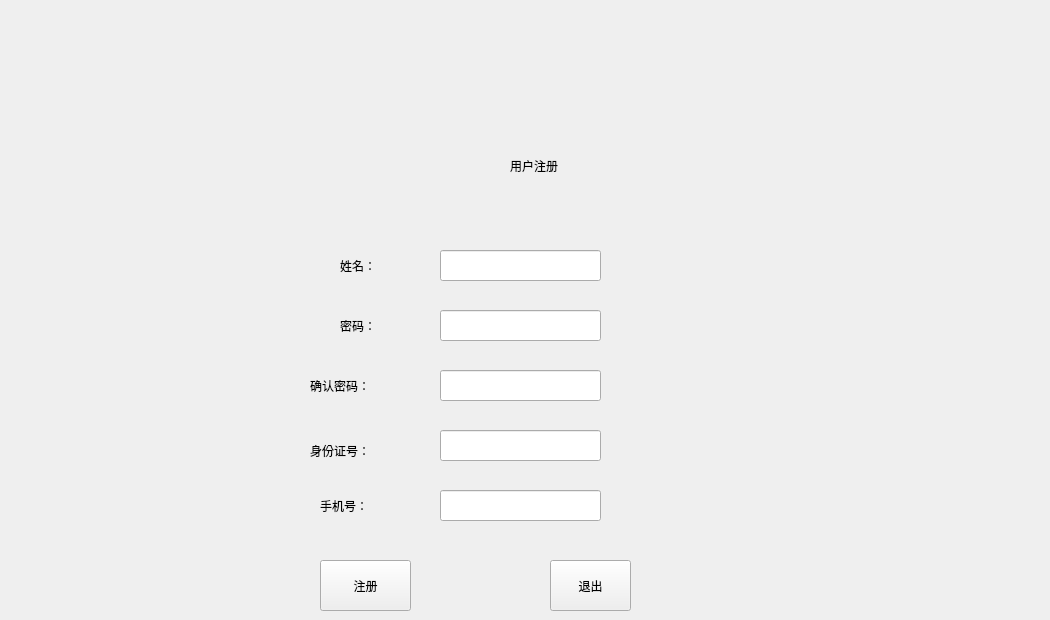
   <widget class="QWidget" name="signupwindow">
    <widget class="QLabel" name="label_4">
     <property name="geometry">
      <rect>
       <x>510</x>
       <y>130</y>
       <width>181</width>
       <height>71</height>
      </rect>
     </property>
     <property name="styleSheet">
      <string notr="true">font: 22pt &quot;微软雅黑&quot;;</string>
     </property>
     <property name="text">
      <string>用户注册</string>
     </property>
    </widget>
    <widget class="QLabel" name="label_17">
     <property name="geometry">
      <rect>
       <x>340</x>
       <y>250</y>
       <width>71</width>
       <height>31</height>
      </rect>
     </property>
     <property name="styleSheet">
      <string notr="true">font: 9pt &quot;微软雅黑&quot;;</string>
     </property>
     <property name="text">
      <string>姓名：</string>
     </property>
    </widget>
    <widget class="QLabel" name="label_18">
     <property name="geometry">
      <rect>
       <x>340</x>
       <y>310</y>
       <width>61</width>
       <height>31</height>
      </rect>
     </property>
     <property name="styleSheet">
      <string notr="true">font: 9pt &quot;微软雅黑&quot;;</string>
     </property>
     <property name="text">
      <string>密码：</string>
     </property>
    </widget>
    <widget class="QLabel" name="label_19">
     <property name="geometry">
      <rect>
       <x>310</x>
       <y>370</y>
       <width>71</width>
       <height>31</height>
      </rect>
     </property>
     <property name="styleSheet">
      <string notr="true">font: 9pt &quot;微软雅黑&quot;;</string>
     </property>
     <property name="text">
      <string>确认密码：</string>
     </property>
    </widget>
    <widget class="QLabel" name="label_20">
     <property name="geometry">
      <rect>
       <x>310</x>
       <y>430</y>
       <width>71</width>
       <height>41</height>
      </rect>
     </property>
     <property name="styleSheet">
      <string notr="true">font: 9pt &quot;微软雅黑&quot;;</string>
     </property>
     <property name="text">
      <string>身份证号：</string>
     </property>
    </widget>
    <widget class="QLabel" name="label_21">
     <property name="geometry">
      <rect>
       <x>320</x>
       <y>490</y>
       <width>71</width>
       <height>31</height>
      </rect>
     </property>
     <property name="styleSheet">
      <string notr="true">font: 9pt &quot;微软雅黑&quot;;</string>
     </property>
     <property name="text">
      <string>手机号：</string>
     </property>
    </widget>
    <widget class="QLineEdit" name="usernameget">
     <property name="geometry">
      <rect>
       <x>440</x>
       <y>250</y>
       <width>161</width>
       <height>31</height>
      </rect>
     </property>
     <property name="styleSheet">
      <string notr="true">font: 9pt &quot;微软雅黑&quot;;</string>
     </property>
    </widget>
    <widget class="QLineEdit" name="userpasswordget">
     <property name="geometry">
      <rect>
       <x>440</x>
       <y>310</y>
       <width>161</width>
       <height>31</height>
      </rect>
     </property>
     <property name="styleSheet">
      <string notr="true">font: 9pt &quot;微软雅黑&quot;;</string>
     </property>
    </widget>
    <widget class="QLineEdit" name="userpasswordtwice">
     <property name="geometry">
      <rect>
       <x>440</x>
       <y>370</y>
       <width>161</width>
       <height>31</height>
      </rect>
     </property>
     <property name="styleSheet">
      <string notr="true">font: 9pt &quot;微软雅黑&quot;;</string>
     </property>
    </widget>
    <widget class="QLineEdit" name="usersfznumbleget">
     <property name="geometry">
      <rect>
       <x>440</x>
       <y>430</y>
       <width>161</width>
       <height>31</height>
      </rect>
     </property>
     <property name="styleSheet">
      <string notr="true">font: 9pt &quot;微软雅黑&quot;;</string>
     </property>
    </widget>
    <widget class="QLineEdit" name="userphonenumbleget">
     <property name="geometry">
      <rect>
       <x>440</x>
       <y>490</y>
       <width>161</width>
       <height>31</height>
      </rect>
     </property>
     <property name="styleSheet">
      <string notr="true">font: 9pt &quot;微软雅黑&quot;;</string>
     </property>
    </widget>
    <widget class="QPushButton" name="registerAchieve">
     <property name="geometry">
      <rect>
       <x>320</x>
       <y>560</y>
       <width>91</width>
       <height>51</height>
      </rect>
     </property>
     <property name="styleSheet">
      <string notr="true">font: 9pt &quot;微软雅黑&quot;;</string>
     </property>
     <property name="text">
      <string>注册</string>
     </property>
    </widget>
    <widget class="QPushButton" name="registerExit">
     <property name="geometry">
      <rect>
       <x>550</x>
       <y>560</y>
       <width>81</width>
       <height>51</height>
      </rect>
     </property>
     <property name="styleSheet">
      <string notr="true">font: 9pt &quot;微软雅黑&quot;;</string>
     </property>
     <property name="text">
      <string>退出</string>
     </property>
    </widget>
    <widget class="QLabel" name="userpasswordwarning">
     <property name="geometry">
      <rect>
       <x>640</x>
       <y>320</y>
       <width>401</width>
       <height>16</height>
      </rect>
     </property>
     <property name="styleSheet">
      <string notr="true">font: 9pt &quot;微软雅黑&quot;;</string>
     </property>
     <property name="text">
      <string/>
     </property>
    </widget>
    <widget class="QLabel" name="usernamewarning">
     <property name="geometry">
      <rect>
       <x>640</x>
       <y>260</y>
       <width>401</width>
       <height>16</height>
      </rect>
     </property>
     <property name="styleSheet">
      <string notr="true">font: 9pt &quot;微软雅黑&quot;;</string>
     </property>
     <property name="text">
      <string/>
     </property>
    </widget>
    <widget class="QLabel" name="userpasswordtwicewaring">
     <property name="geometry">
      <rect>
       <x>640</x>
       <y>380</y>
       <width>401</width>
       <height>16</height>
      </rect>
     </property>
     <property name="styleSheet">
      <string notr="true">font: 9pt &quot;微软雅黑&quot;;</string>
     </property>
     <property name="text">
      <string/>
     </property>
    </widget>
    <widget class="QLabel" name="usersfzhwarning">
     <property name="geometry">
      <rect>
       <x>640</x>
       <y>440</y>
       <width>401</width>
       <height>16</height>
      </rect>
     </property>
     <property name="styleSheet">
      <string notr="true">font: 9pt &quot;微软雅黑&quot;;</string>
     </property>
     <property name="text">
      <string/>
     </property>
    </widget>
    <widget class="QLabel" name="userphonenumblewarning">
     <property name="geometry">
      <rect>
       <x>640</x>
       <y>490</y>
       <width>401</width>
       <height>16</height>
      </rect>
     </property>
     <property name="styleSheet">
      <string notr="true">font: 9pt &quot;微软雅黑&quot;;</string>
     </property>
     <property name="text">
      <string/>
     </property>
    </widget>
   </widget>
